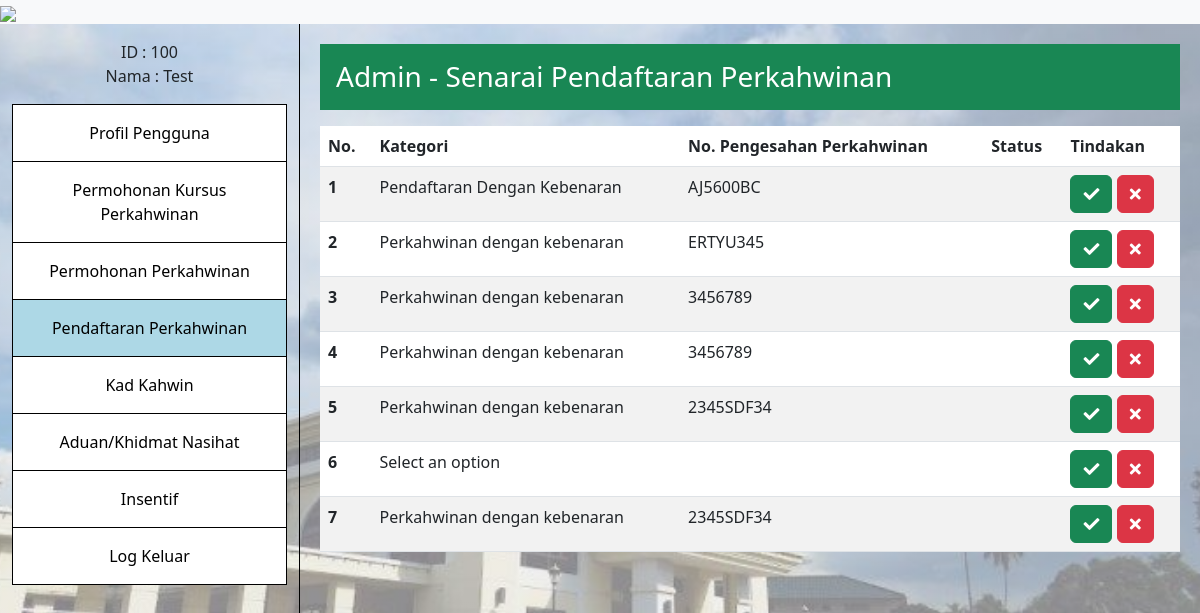
The app's page /App/MarriageRegistration/MarriageRegistrationListAdmin.php (signed in) with its own data.
### tables this page shows
CREATE TABLE `marriageregistration` (
  `marriageregister_id` int(11) NOT NULL,
  `requestmarriage_id` int(11) DEFAULT NULL,
  `admin_id` int(11) DEFAULT NULL,
  `marriage_category` varchar(50) NOT NULL,
  `marriage_license_number` varchar(50) NOT NULL,
  `status` varchar(50) DEFAULT NULL
);

### BusinessServices/Model/MarriageRegistrationModel/MarriageRegistrationApproval.php (called while the page is built, shortened)
<?php
class MarriageRegistrationApproval extends Connection {
    public function getAllMarriage()
    {
        $connection = $this->getConnection();
        $query = "SELECT * FROM marriageregistration";
        $result = mysqli_query($connection, $query);
        $users = array();
        if (mysqli_num_rows($result) > 0) {
            while ($row = mysqli_fetch_assoc($result)) {
                $users[] = $row;
            }
        }
        return $users;
    }
}
?>

### App/MarriageRegistration/MarriageRegistrationListAdmin.php (the view, shortened to what this page needs)
<?php
$marriageData = new applicantList();
$marriages = $marriageData->getAllMarriage();
$count = 1;
?>
<!DOCTYPE html>
<html lang="en">
<head>
    <link rel="stylesheet" href="https://cdn.jsdelivr.net/npm/bootstrap@5.3.0/dist/css/bootstrap.min.css">
    <link rel="stylesheet" href="https://cdnjs.cloudflare.com/ajax/libs/font-awesome/5.15.4/css/all.min.css">
    <link rel="stylesheet" href="../../../ezkahwin/public/css/styles.css">
</head>
<body>
    <?php include "../Component/header.php"; ?>
    <div class="container-fluid">
        <div class="row">
            <?php
            include "../Component/sidebarStaff.php";
            ?>
            <div class="col-md-9 content">
                <div class="content-title bg-success text-white p-3">
                    <h1 class="h3 m-0">Admin - Senarai Pendaftaran Perkahwinan</h1>
                </div>
                <div class="contentBox mt-3">
                    <div class="desc">
                        <div class="card-body">
                            <table class="table table-striped">
                                <thead>
                                    <tr>
                                        <th scope="col">No.</th>
                                        <th scope="col">Kategori</th>
                                        <th scope="col">No. Pengesahan Perkahwinan</th>
                                        <th scope="col">Status</th>
                                        <th scope="col">Tindakan</th>
                                    </tr>
                                </thead>
                                <tbody>
                                    <?php
                                    if (!empty($marriages)){
                                        foreach ($marriages as $marriage){
                                            echo '<tr>
                                                <th scope="row">' . $count . '</th>
                                                <td>' . $marriage["marriage_category"] . '</td>
                                                <td>' . $marriage["marriage_license_number"] . '</td>
                                                <td><span class="badge bg-success">' . $marriage["status"] . '</span></td>
                                                <td>
                                                    <form action="../../../ezkahwin/index.php" method="POST">
                                                        <input type="hidden" name="marriage_id" value="' . $marriage["marriageregister_id"] . '">
                                                        <button type="submit" name="action" value="approve" class="btn btn-success"><i class="fas fa-check"></i></button>
                                                        <button type="submit" name="action" value="reject" class="btn btn-danger"><i class="fas fa-times"></i></button>
                                                    </form>
                                                </td>
                                            </tr>';
                                            $count++;
                                        }
                                    } else {
                                        echo "<tr><td colspan='5'>No Data</td></tr>";
                                    }
                                    ?>
                                </tbody>
                            </table>
                        </div>
                    </div>
                </div>
            </div>
        </div>
    </div>
</body>
</html>

### public/css/styles.css (style rules this page uses)
body { background: linear-gradient(rgba(255, 255, 255, 0.5), rgba(255, 255, 255, 0.5)), url("../Images/background.jpg"); background-size: cover; background-repeat: no-repeat; background-position: center; }
.content { padding: 20px; background-color: transparent; }
.content-title { background-color: blue; color: white; padding: 10px; }

### records on screen
marriageregistration: marriage_category "Pendaftaran Dengan Kebenaran", marriage_license_number "AJ5600BC"
marriageregistration: marriage_category "Perkahwinan dengan kebenaran", marriage_license_number "ERTYU345"
marriageregistration: marriage_category "Perkahwinan dengan kebenaran", marriage_license_number "3456789"
marriageregistration: marriage_category "Perkahwinan dengan kebenaran", marriage_license_number "3456789"
marriageregistration: marriage_category "Perkahwinan dengan kebenaran", marriage_license_number "2345SDF34"
marriageregistration: marriage_category "Select an option"
marriageregistration: marriage_category "Perkahwinan dengan kebenaran", marriage_license_number "2345SDF34"

### other values on screen
$icnum "100"
$name "Test"
